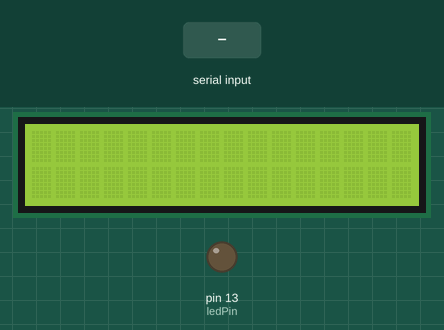
Simulated run of this sketch. Board: Arduino Uno, built with avr-gcc and run on an emulated ATmega328P. Parts: 16×2 character LCD, output pins drawn as LEDs (lit = HIGH). Inputs (shaded band) come from the test bench.

Above: at 1.2 s.
1.3 s: "90,45\n" received over Serial
At 1.55 s:
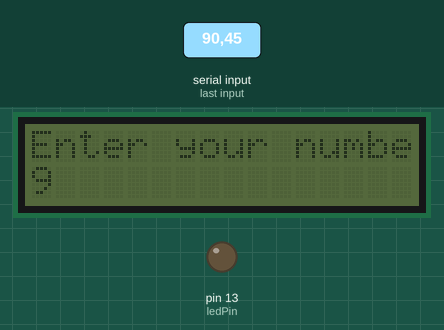
At 5.87 s:
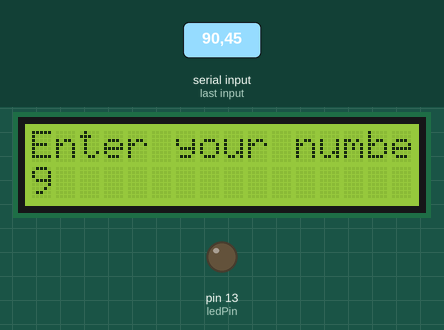
Timing chart, 0 to 7.4 s (numbered marks = the images above; inputs shaded):
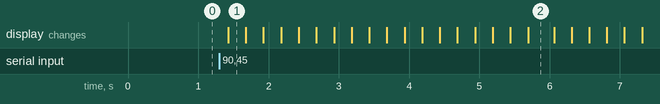

The sketch:

AR07_LCD.ino.ino
```cpp
/*
 예제 3.2
 I2C를 이용한 LCD 출력
*/

const int ledPin = 13;

int blinkNumber = 0;
// I2C 통신 라이브러리 설정
#include <Wire.h>
// I2C LCD 라리브러리 설정
#include <LiquidCrystal_I2C.h>

// LCD I2C address 설정 PCF8574:0x27, PCF8574A:0x3F
LiquidCrystal_I2C lcd(0x27,16,2);  // LCD address:0x27, 16X2 LCD, 0x3F

void setup()
{
  // 9600 bps로 시리얼 통신 설정
  Serial.begin(9600);

  pinMode(ledPin, OUTPUT);

  lcd.init(); // LCD 설정
  lcd.clear();      // LCD를 모두 지운다.
  lcd.backlight();  // 백라이트를 켠다.
  // Arduino LCD, Welcome 표시
}

void loop()
{
  // 시리얼 통신 수신 값이 있을 때
  if (Serial.available()) {
    delay(100);
    // 모두 삭제
    lcd.clear();
     // 커서를 좌측 상단으로
    lcd.setCursor(0,0);
    // "Message from PC" 출력
   lcd.print("Enter your number: ");
    // 커서를 두 번째 줄로
    lcd.setCursor(0,1);

    // LCD에 PC에서 전송된 데이터를 출력
  }

  if(Serial.available()){
    char val = Serial.read();

    if(isDigit(val)){
      blinkNumber = (val - '0');
    }
  }
  if (blinkNumber != 0) {
    lcd.setCursor(0,1);
    lcd.print(blinkNumber);
  }
  for(int i = 0; i < blinkNumber; i++) {

    lcd.noBacklight();
    delay(250);
    lcd.backlight();
    delay(250);
  }

  blinkNumber = 0;
}
```

Measured:
- after the input at 1.3 s, the display: changes after 0.13 s (image 1)
